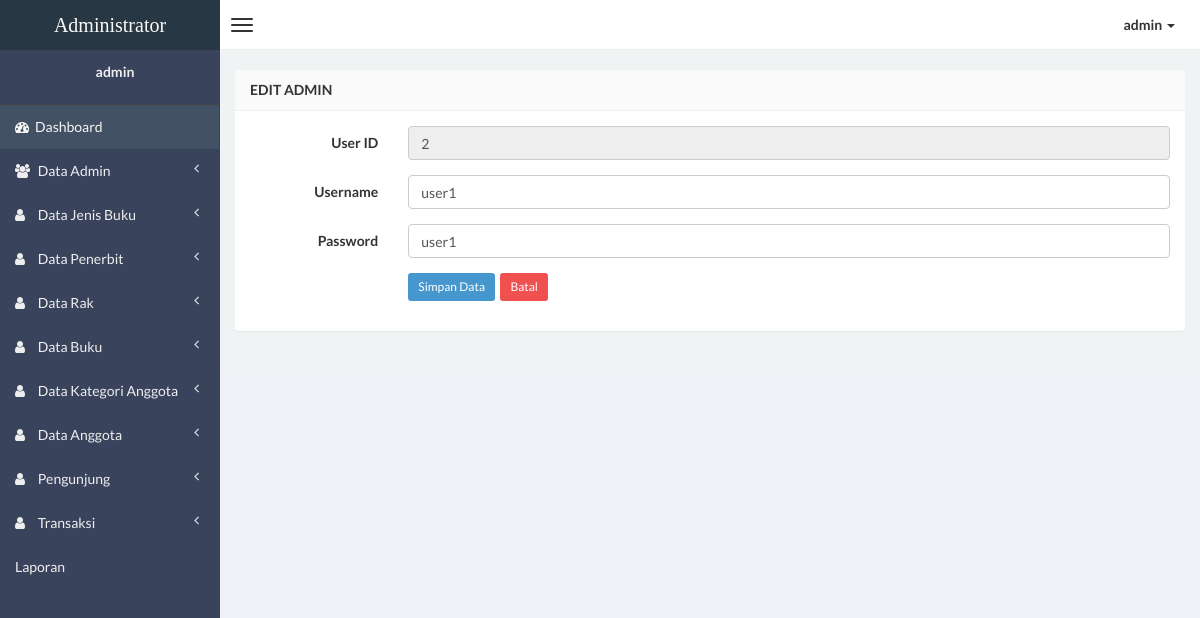
/admin/admin-edit.php?hal=edit&kd=2 (signed in), run on the app's committed database.
### tables this page shows
CREATE TABLE IF NOT EXISTS `tbl_user` (
`id` int(11) NOT NULL,
  `username` varchar(20) DEFAULT NULL,
  `password` varchar(20) DEFAULT NULL,
  `status` varchar(20) DEFAULT NULL
);

### admin/admin-edit.php (the view, shortened to what this page needs)
<?php
if (empty($_SESSION['username'])){
	header('location:../index.php');
} else {
?>
<!DOCTYPE html>
<html>
<head>
    <link href="css/bootstrap.min.css" rel="stylesheet" type="text/css" />
    <link href="css/font-awesome.min.css" rel="stylesheet" type="text/css" />
    <link href="css/ionicons.min.css" rel="stylesheet" type="text/css" />
    <link href="css/morris/morris.css" rel="stylesheet" type="text/css" />
    <link href="css/jvectormap/jquery-jvectormap-1.2.2.css" rel="stylesheet" type="text/css" />
    <link href="css/datepicker/datepicker3.css" rel="stylesheet" type="text/css" />
    <link href="css/daterangepicker/daterangepicker-bs3.css" rel="stylesheet" type="text/css" />
    <link href="css/iCheck/all.css" rel="stylesheet" type="text/css" />
    <link href="css/style.css" rel="stylesheet" type="text/css" />
      </head>
      <body class="skin-black">
        <header class="header">
            <a href="dashboard.php" class="logo">
                Administrator
            </a>
            <nav class="navbar navbar-static-top" role="navigation">
                <a href="#" class="navbar-btn sidebar-toggle" data-toggle="offcanvas" role="button">
                    <span class="icon-bar"></span>
                    <span class="icon-bar"></span>
                    <span class="icon-bar"></span>
                </a>
                <div class="navbar-right">
                    <ul class="nav navbar-nav">
                        <li class="dropdown user user-menu">
                            <a href="#" class="dropdown-toggle" data-toggle="dropdown">
                                <span><?php echo $_SESSION['username']; ?> <i class="caret"></i></span>
                            </a>
                                </li>
                            </ul>
                        </div>
                    </nav>
                </header>
<?php } ?>
                <div class="wrapper row-offcanvas row-offcanvas-left">
                    <aside class="left-side sidebar-offcanvas">
                        <section class="sidebar">
                            <div class="user-panel">
                                <div class="info">
                                    <center><p><?php echo $_SESSION['username']; ?></p></center>
                                </div>
                            </div>
                            <?php include "menu.php"; ?>
                        </section>
                    </aside>
                    <aside class="right-side">
                <section class="content">
                    <div class="row">
                        <div class="col-xs-12">
                            <div class="panel">
                                <header class="panel-heading">
                                    <b>Edit Admin</b>
                                </header>
                    <?php
                    $query = mysql_query("SELECT * FROM tbl_user WHERE id='$_GET[kd]'");
                    $data  = mysql_fetch_array($query);
                    ?>
                                <div class="panel-body">
                      <form class="form-horizontal style-form" action="admin-update.php" method="post" name="form1" id="form1">
                          <div class="form-group">
                              <label class="col-sm-2 col-sm-2 control-label">User ID</label>
                              <div class="col-sm-10">
                                  <input name="id" type="text" id="id" class="form-control" value="<?php echo $data['id'];?>" readonly="readonly" autofocus="on" />
                              </div>
                          </div>
                          <div class="form-group">
                              <label class="col-sm-2 col-sm-2 control-label">Username</label>
                              <div class="col-sm-10">
                                  <input name="username" type="text" id="username" class="form-control" value="<?php echo $data['username'];?>" required />
                              </div>
                          </div>
                          <div class="form-group">
                              <label class="col-sm-2 col-sm-2 control-label">Password</label>
                              <div class="col-sm-10">
                                  <input name="password" type="text" id="password" class="form-control" value="<?php echo $data['password'];?>" required />
                              </div>
                          </div>
                          <div class="form-group">
                              <label class="col-sm-2 col-sm-2 control-label"></label>
                              <div class="col-sm-10">
                                  <input type="submit" value="Simpan Data"  class="btn btn-sm btn-primary"/>&nbsp;
	                              <a href="admin.php" class="btn btn-sm btn-danger">Batal </a>
                              </div>
                          </div>
                      </form>
                                </div>
                            </div>
                        </div>
                    </div>
                </section>
            </aside>
        </div>
</body>
</html>

### data on the page
tbl_user: id "2", username "user1", password "user1"

### other printed values
$_SESSION['username'] "admin"
